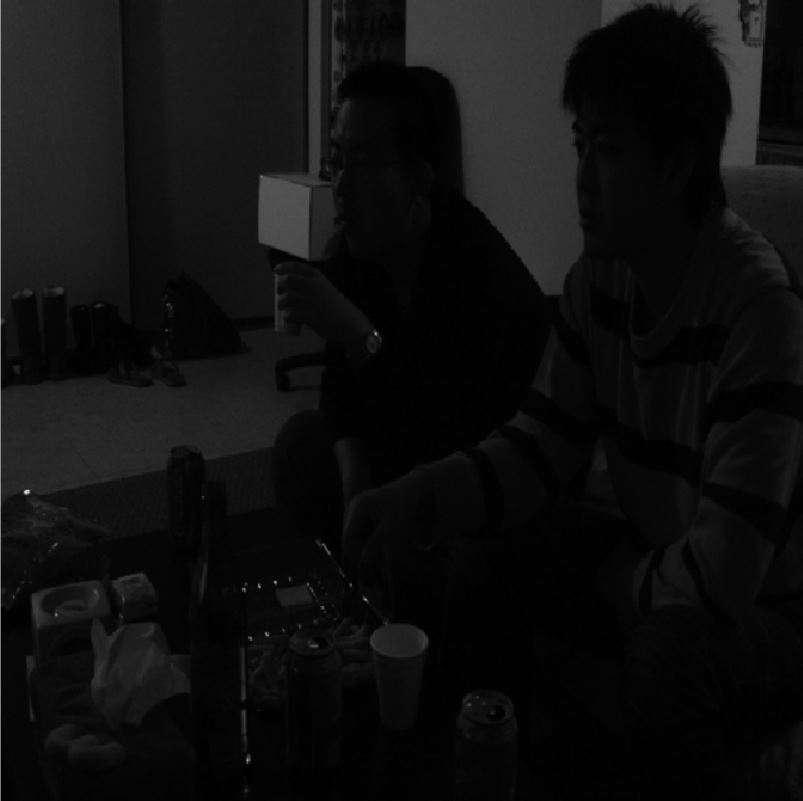
#> input picture sample.JPG, 803 x 801 px, found by its file name
$ python histequlalise.py
#> lines starting #> are read from the running program, lines starting #| are printed output that depends on the picture
import cv2
import numpy as np
from matplotlib import pyplot as plt

img = cv2.imread('sample.jpg',0)
#> img is the input picture: shape (801, 803); min 0, max 226, mean 15.3
hist, bins = np.histogram(img.flatten(),256,[0,256])
#> hist = 256 values, max 90238 at index 2, min 0 at index 93, mean 2512.5; bins = 257 values from 0 to 256

cdf = hist.cumsum()
#> cdf = 256 values from 1584 to 643203

def make_plot(img,legend):
#> called with legend = 'unequalised'
    plt.hist(img.flatten(),256,[0,256], color = 'r')
    plt.xlim([0,256])
    plt.legend((legend,), loc = 'upper left')
    plt.show()
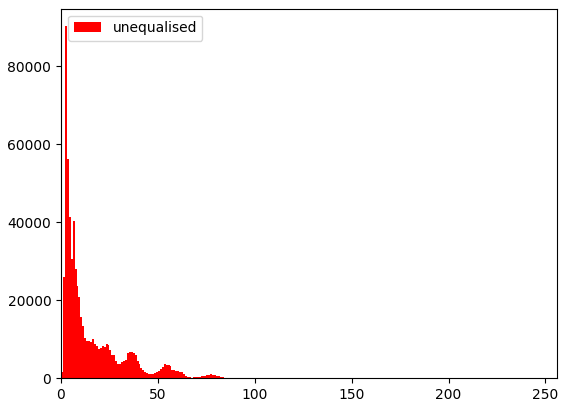
#> figure drawn by matplotlib, 1 panel; tallest bar 90238 high, from x = 2 to 3

make_plot(img,"unequalised")

cdf_m = np.ma.masked_equal(cdf,0)
cdf_m = (cdf_m - cdf_m.min())*255/(cdf_m.max()-cdf_m.min())
cdf = np.ma.filled(cdf_m,0).astype('uint8')
#> cdf = 256 values from 0 to 255

img2 = cdf[img]
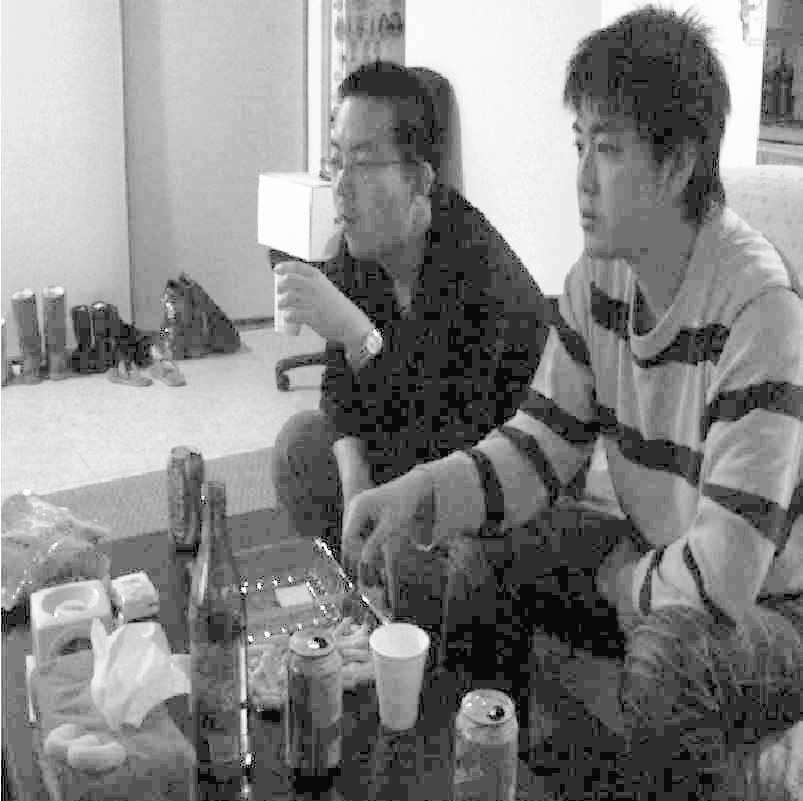
#> img2: shape (801, 803); min 0, max 255, mean 133
cv2.imwrite('img2.png',img2)

res1 = np.hstack((img,img2))
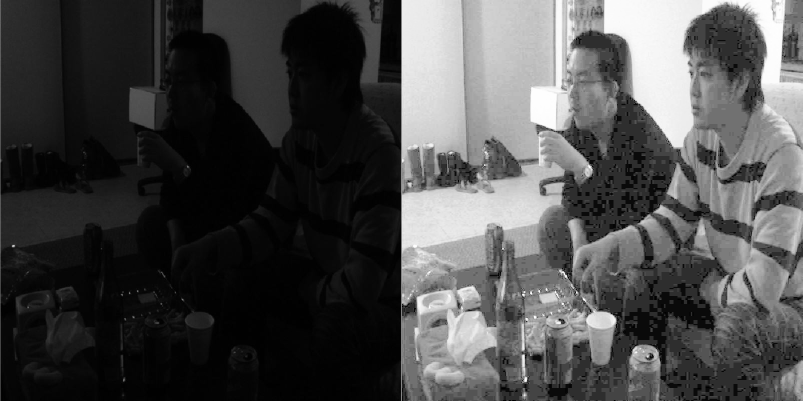
#> res1: shape (801, 1606) (shown at 1/2 size); min 0, max 255, mean 74.1
cv2.imwrite('res1.png',res1)

make_plot(img2,"equalised")
#> call 2 of make_plot, with legend = 'equalised'
#> in make_plot (call 2), `plt.show()`:
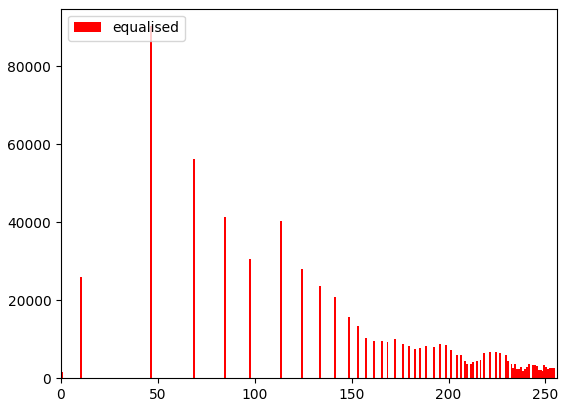
#> figure drawn by matplotlib, 1 panel; tallest bar 90238 high, from x = 46 to 47
